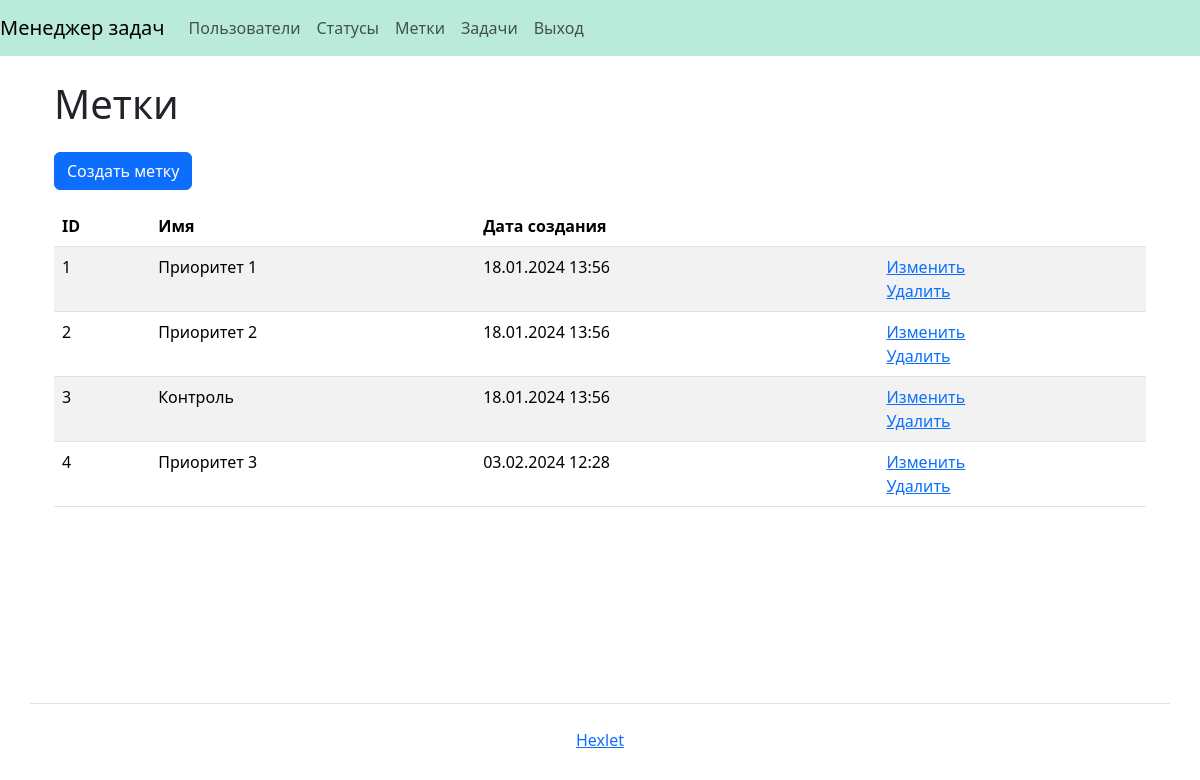
The app's page /labels/ (signed in) with its own data.
### task_manager/labels/models.py (models this page shows, shortened)
class Label(models.Model):
    name = models.CharField(
        max_length=150,
        unique=True,
        blank=False,
        verbose_name=_('Name')
    )
    creation_date = models.DateTimeField(
        auto_now_add=True
    )

### task_manager/labels/views.py (the view)
# urls.py: path('', LabelListView.as_view(), name='labels'),
class LabelListView(BaseLabelView, ListView):
    model = Label
    template_name = 'labels/label_list.html'
    context_object_name = 'labels'

### task_manager/mixins.py (called while the page is built)
    def dispatch(self, request, *args, **kwargs):
        if not self.request.user.is_authenticated:
            messages.error(self.request, self.permission_denied_message)
            return redirect(self.login_url)
        return super().dispatch(request, *args, **kwargs)

### task_manager/templates/labels/label_list.html
{% extends 'base.html' %}
{% load django_bootstrap5 %}
{% load i18n %}
{% block content %}
<div class="container wrapper flex-grow-1">
    <h1 class="my-4">{% translate 'Labels' %}</h1>
    <a class="btn btn-primary mb-3" href="{% url 'label_create' %}">{% translate 'Create label' %}</a>
    <table class="table table-striped">
        <thead>
          <tr>
            <th>{% translate 'ID' %}</th>
            <th>{% translate 'Name' %}</th>
            <th>{% translate 'Creation date' %}</th>
            <th></th>
          </tr>
        </thead>
        <tbody>
        {% for label in labels %}
          <tr>
            <td>{{ label.id }}</td>
            <td>{{ label.name }}</td>
            <td>{{ label.creation_date|date:"d.m.Y H:i" }}</td>
            <td>
              <a href="{% url 'label_update' pk=label.pk %}">{% translate 'Update' %}</a>
              <br>
              <a href="{% url 'label_delete' pk=label.pk %}">{% translate 'Delete' %}</a>
            </td>
          </tr>
        {% endfor %}
        </tbody>
    </table>
</div>
{% endblock %}

### records on screen
Label: id "1", name "Приоритет 1", creation_date "18.01.2024 13:56"
Label: id "2", name "Приоритет 2", creation_date "18.01.2024 13:56"
Label: id "3", name "Контроль", creation_date "18.01.2024 13:56"
Label: id "4", name "Приоритет 3", creation_date "03.02.2024 12:28"
